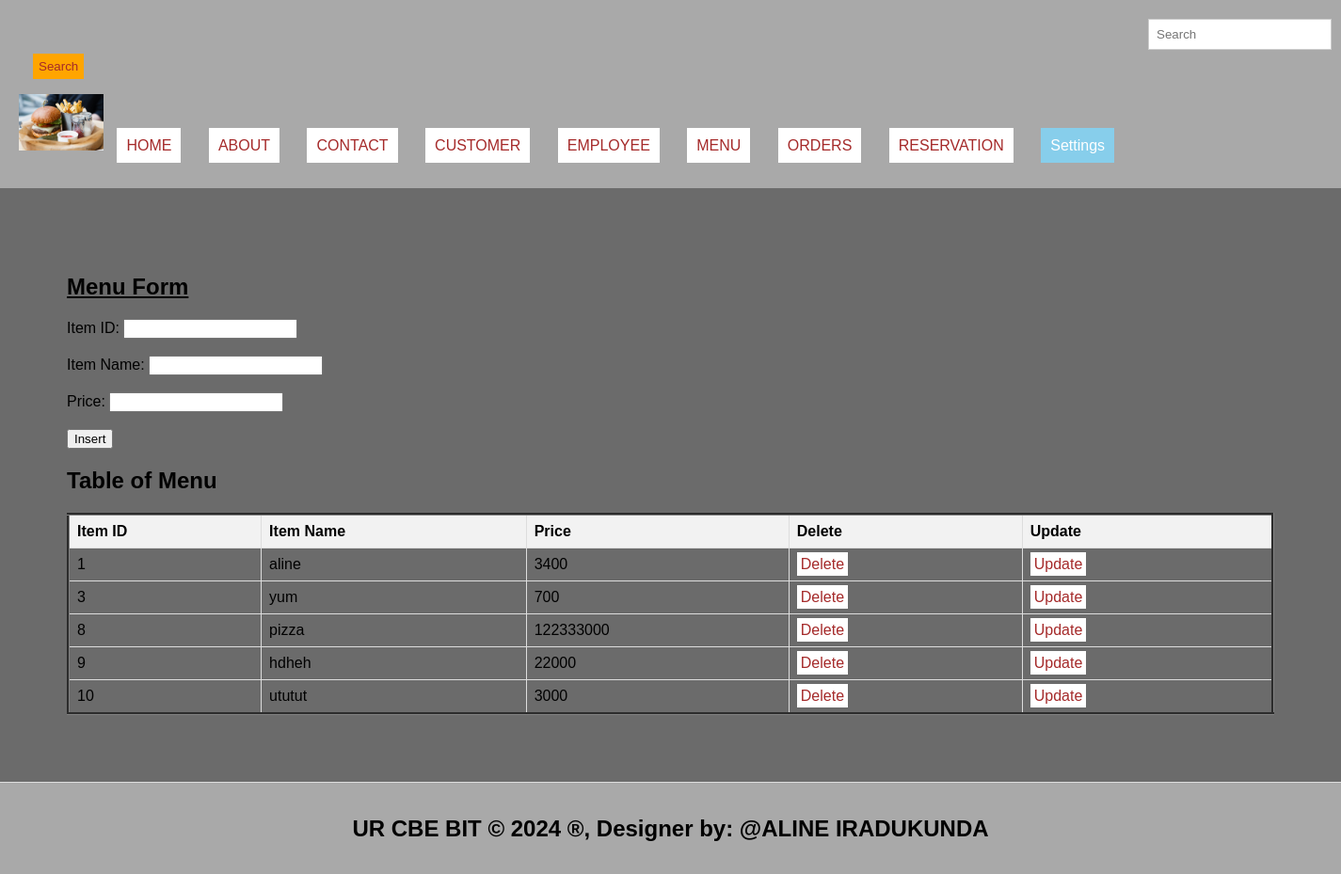
Page /menu.php on the committed database.
### tables this page shows
CREATE TABLE `menu` (
  `Item_id` int(11) NOT NULL,
  `Item_Name` varchar(100) DEFAULT NULL,
  `Price` float DEFAULT NULL
);

### Menu.php (the view, shortened to what this page needs)
<!DOCTYPE html>
<html lang="en">
<head>
  <link rel="stylesheet" type="text/css" href="style.css" title="style 1" media="screen, tv, projection, handheld, print"/>
</head>
<body bgcolor="#6B6B6B">
<header>
  <form class="d-flex" role="search" action="search.php">
    <input class="form-control me-2" type="search" placeholder="Search" aria-label="Search">
    <button class="btn btn-outline-success" type="submit">Search</button>
  </form>
  <ul style="list-style-type: none; padding: 0;">
    <li style="display: inline; margin-right: 10px;">
      <img src="./Images/aa.jpg" width="90" height="60" alt="Logo">
    </li>
    <li style="display: inline; margin-right: 10px;"><a href="./home.html">HOME</a></li>
    <li style="display: inline; margin-right: 10px;"><a href="./about.html">ABOUT</a></li>
    <li style="display: inline; margin-right: 10px;"><a href="./contact.html">CONTACT</a></li>
    <li style="display: inline; margin-right: 10px;"><a href="./customer.php">CUSTOMER</a></li>
    <li style="display: inline; margin-right: 10px;"><a href="./employee.php">EMPLOYEE</a></li>
    <li style="display: inline; margin-right: 10px;"><a href="./menu.php">MENU</a></li>
    <li style="display: inline; margin-right: 10px;"><a href="./orders.php">ORDERS</a></li>
    <li style="display: inline; margin-right: 10px;"><a href="./reservation.php">RESERVATION</a></li>
    <li class="dropdown" style="display: inline; margin-right: 10px;">
      <a href="#" style="padding: 10px; color: white; background-color: skyblue; text-decoration: none; margin-right: 15px;">Settings</a>
    </li>
  </ul>
</header>
<section>
  <h1><u>Menu Form</u></h1>
  <form method="post">
    <label for="iid">Item ID:</label>
    <input type="number" id="iid" name="iid"><br><br>
    <label for="iname">Item Name:</label>
    <input type="text" id="iname" name="iname" required><br><br>
    <label for="prc">Price:</label>
    <input type="number" id="prc" name="prc" required><br><br>
    <input type="submit" name="add" value="Insert">
  </form>
  <h2>Table of Menu</h2>
  <table border="3">
    <tr>
      <th>Item ID</th>
      <th>Item Name</th>
      <th>Price</th>
      <th>Delete</th>
      <th>Update</th>
    </tr>
    <?php
    include('database_connection.php');
    $sql = "SELECT * FROM menu";
    $result = $connection->query($sql);
    if ($result->num_rows > 0) {
        while ($row = $result->fetch_assoc()) {
            $iid = $row['Item_id'];
            echo "<tr>
                    <td>" . $row['Item_id'] . "</td>
                    <td>" . $row['Item_Name'] . "</td>
                    <td>" . $row['Price'] . "</td>
                    <td><a style='padding:4px' href='delete_Menu.php?Item_id=$iid'>Delete</a></td>
                    <td><a style='padding:4px' href='update_Menu.php?Item_id=$iid'>Update</a></td>
                  </tr>";
        }
    } else {
        echo "<tr><td colspan='5'>No data found</td></tr>";
    }
    ?>
  </table>
</section>
<footer>
  <center>
    <b><h2>UR CBE BIT &copy; <?php echo date("Y"); ?> &reg;, Designer by: @ALINE IRADUKUNDA</h2></b>
  </center>
</footer>
</body>
</html>

### style.css (style rules this page uses)
body { font-family: Arial, sans-serif; margin: 0; padding: 0; }
.form-control { padding: 8px; margin-left: 4px; border: 1px solid #ccc; }
.btn { padding: 6px; background-color: orange; color: brown; border: none; }
.dropdown { position: relative; display: inline; margin-right: 10px; }
body { font-family: Arial,sans-serif; margin:0; padding:0; }
header { background-color:darkgray; padding: 20px; }
.dropdown { position: right; display:right; direction:rtl; }
section { padding:28px; border-bottom: 1px solid #ddd; }
footer { text-align: center; padding: 15px; background-color:darkgray; }

### Menu.php (style rules this page uses)
a { padding: 10px; color: white; background-color: white; text-decoration: none; margin-right: 15px; }
a:link { color: brown; }
button.btn { margin-left: 15px; margin-top: 4px; }
input.form-control { margin-left: 1200px; padding: 8px; }
section { padding:71px; border-bottom: 1px solid #ddd; }
footer { text-align: center; padding: 15px; background-color:darkgray; }
table { width: 100%; border-collapse: collapse; }
th, td { border: 1px solid #ddd; padding: 8px; text-align: left; }
th { background-color: #f2f2f2; }

### rows in the picture
menu: Item_id "1", Item_Name "aline", Price "3400"
menu: Item_id "3", Item_Name "yum", Price "700"
menu: Item_id "8", Item_Name "pizza", Price "122333000"
menu: Item_id "9", Item_Name "hdheh", Price "22000"
menu: Item_id "10", Item_Name "ututut", Price "3000"
